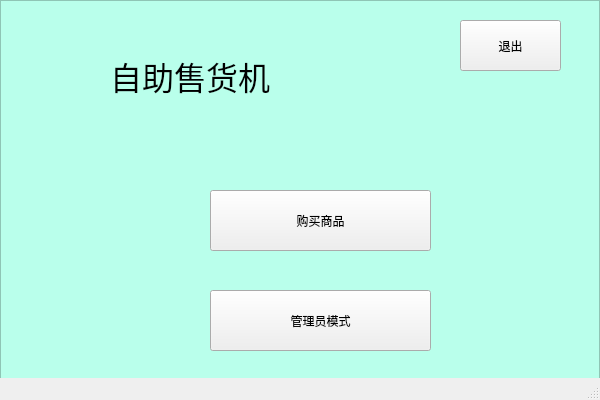
<?xml version="1.0" encoding="UTF-8"?>
<ui version="4.0">
 <class>MainWindow</class>
 <widget class="QMainWindow" name="MainWindow">
  <property name="geometry">
   <rect>
    <x>0</x>
    <y>0</y>
    <width>600</width>
    <height>400</height>
   </rect>
  </property>
  <property name="sizePolicy">
   <sizepolicy hsizetype="Expanding" vsizetype="Preferred">
    <horstretch>0</horstretch>
    <verstretch>0</verstretch>
   </sizepolicy>
  </property>
  <property name="windowTitle">
   <string>自助售货机</string>
  </property>
  <property name="layoutDirection">
   <enum>Qt::LeftToRight</enum>
  </property>
  <widget class="QWidget" name="centralwidget">
   <property name="sizePolicy">
    <sizepolicy hsizetype="Expanding" vsizetype="Expanding">
     <horstretch>0</horstretch>
     <verstretch>0</verstretch>
    </sizepolicy>
   </property>
   <property name="layoutDirection">
    <enum>Qt::LeftToRight</enum>
   </property>
   <property name="autoFillBackground">
    <bool>true</bool>
   </property>
   <widget class="QFrame" name="frame">
    <property name="geometry">
     <rect>
      <x>0</x>
      <y>0</y>
      <width>600</width>
      <height>400</height>
     </rect>
    </property>
    <property name="sizePolicy">
     <sizepolicy hsizetype="Expanding" vsizetype="Expanding">
      <horstretch>0</horstretch>
      <verstretch>0</verstretch>
     </sizepolicy>
    </property>
    <property name="autoFillBackground">
     <bool>false</bool>
    </property>
    <property name="styleSheet">
     <string notr="true">QFrame{
background-color:rgb(185, 255, 235)}</string>
    </property>
    <property name="frameShape">
     <enum>QFrame::StyledPanel</enum>
    </property>
    <property name="frameShadow">
     <enum>QFrame::Raised</enum>
    </property>
    <widget class="QPushButton" name="pushBuy">
     <property name="geometry">
      <rect>
       <x>210</x>
       <y>190</y>
       <width>221</width>
       <height>61</height>
      </rect>
     </property>
     <property name="text">
      <string>购买商品</string>
     </property>
    </widget>
    <widget class="QPushButton" name="pushSet">
     <property name="geometry">
      <rect>
       <x>210</x>
       <y>290</y>
       <width>221</width>
       <height>61</height>
      </rect>
     </property>
     <property name="text">
      <string>管理员模式</string>
     </property>
    </widget>
    <widget class="QPushButton" name="pushClose">
     <property name="geometry">
      <rect>
       <x>460</x>
       <y>20</y>
       <width>101</width>
       <height>51</height>
      </rect>
     </property>
     <property name="text">
      <string>退出</string>
     </property>
    </widget>
    <widget class="QLabel" name="label">
     <property name="geometry">
      <rect>
       <x>110</x>
       <y>30</y>
       <width>201</width>
       <height>91</height>
      </rect>
     </property>
     <property name="font">
      <font>
       <pointsize>24</pointsize>
      </font>
     </property>
     <property name="text">
      <string>自助售货机</string>
     </property>
    </widget>
   </widget>
  </widget>
  <widget class="QStatusBar" name="statusbar"/>
 </widget>
 <resources/>
 <connections/>
</ui>
